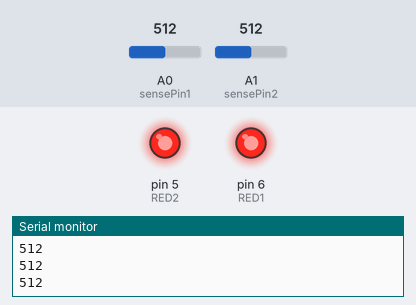
Bench run of a sketch on a simulated Arduino Uno, built with avr-gcc and run on an emulated ATmega328P. On the bench: output pins drawn as LEDs (lit = HIGH), the last lines printed to the serial monitor. Dashed ring = blinking. The inputs (shaded band) are chosen by the test bench; at power-on: A0 (sensePin1) = 512, A1 (sensePin2) = 512. Pins used as bus, display or sensor lines are not drawn.

Above: at 1.2 s.
1.3 s: A0 (sensePin1) set to 481
At 2.2 s:
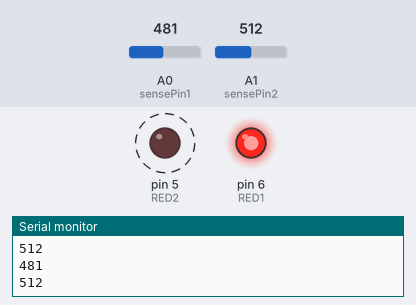
At 2.8 s:
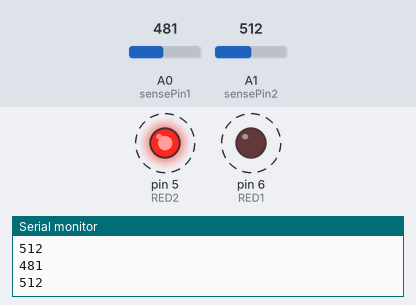
Timing chart, 0 to 10.3 s (numbered marks = the images above; inputs shaded):
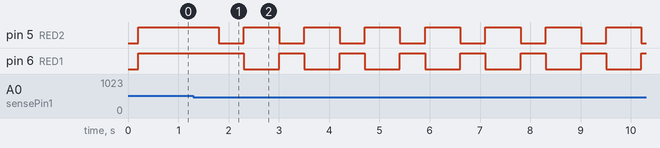

The sketch:

Arduino_Grade_Crossing_Sketch.ino
```cpp
int sensePin1=A0; // analog Pin A0 on the arduino
int sensePin2=A1; // analog Pin A1 on the arduino
int RED1=6; // light on crossing signal
int RED2=5;  // light on crossing signal
int POWER=8; // POWER pin 8


void setup() {
  Serial.begin(9600); // enables display of sensor output
  pinMode(RED1,OUTPUT); //establishes pins as Output Pin
  pinMode(RED2,OUTPUT);
  pinMode(POWER,OUTPUT);


}

enum CROSSINGSTATES
{
  ST_OFF,
  ST_FLASHING1,
  ST_FLASHING2,
  ST_FLASHING3,
}; //identifies our 4 crossing states

CROSSINGSTATES crossingState=ST_OFF; // default state of the crossing

void loop() {
  int valA1=analogRead(sensePin1); //reads and stores value of sensors
  int valA2=analogRead(sensePin2);
  Serial.println(valA1); // displays value of the sensor in the serial monitor
  Serial.println(valA2);
  delay(200); //dealy of 0.2 seconds between sensor readings

  switch(crossingState) // this is establishing where the program goes to when a sensor is read
  {
    case ST_OFF:
    crossingoff(valA1, valA2);
    break;
    case ST_FLASHING1:
    crossingflashing1(valA1, valA2);
    break;
    case ST_FLASHING2:
    crossingflashing2(valA1, valA2);
    break;
    case ST_FLASHING3:
    crossingflashing3(valA1, valA2);
    break;
  }
}

void crossingoff(int valA1, int valA2){
  digitalWrite(RED1,HIGH);
  digitalWrite(RED2,HIGH);
  digitalWrite(POWER,HIGH); // this is what our lights are doing when in this phase of the program.  This has them both off

  if(valA1<500 && valA2>500){
    crossingState=ST_FLASHING1; // if sensePin1 is tripped the program switches to Flashing 1
  }
  else if (valA1>500 && valA2<500){
    crossingState=ST_FLASHING2; // if sensePin2 is tripped the program switches to Flashing 2
  }
}

void crossingflashing1(int valA1, int valA2){
  digitalWrite(RED1,HIGH);
  digitalWrite(RED2,LOW);
  digitalWrite(POWER,HIGH);
  delay(500);  // This is half of the flashing signal and it goes for 0.5 seconds
  digitalWrite(RED1,LOW);
  digitalWrite(RED2,HIGH);
  digitalWrite(POWER,HIGH);
  delay(500); // This will loop until a condition is met that would change it

  if (valA1>500 && valA2<500){
    crossingState=ST_FLASHING3;

  }
}

void crossingflashing2(int valA1, int valA2){
  digitalWrite(RED1,HIGH);
  digitalWrite(RED2,LOW);
  digitalWrite(POWER,HIGH);
  delay(500);  // This is half of the flashing signal and it goes for 0.5 seconds
  digitalWrite(RED1,LOW);
  digitalWrite(RED2,HIGH);
  digitalWrite(POWER,HIGH);
  delay(500); // This will loop until a condition is met that would change it

  if (valA1<500 && valA2>500){
    crossingState=ST_FLASHING3;
  }
  }

 void crossingflashing3(int valA1, int valA2){
  digitalWrite(RED1,HIGH);
  digitalWrite(RED2,LOW);
  digitalWrite(POWER,HIGH);
  delay(500);  // This is half of the flashing signal and it goes for 0.5 seconds
  digitalWrite(RED1,LOW);
  digitalWrite(RED2,HIGH);
  digitalWrite(POWER,HIGH);
  delay(500); // This will loop until a condition is met that would change it

  if (valA1>500 && valA2>500){
    crossingState=ST_OFF;
  }
  }
```

Measured:
- the behaviour switches between 500 and 499 on A0 (sensePin1) (found by bisection; images 0 and 1)
- after the input at 1.3 s, pin 5 (RED2): alternates HIGH for 0.70 s and LOW for 0.50 s, starting after 0.51 s; pin 6 (RED1): alternates HIGH for 0.50 s and LOW for 0.70 s, starting after 1.0 s
